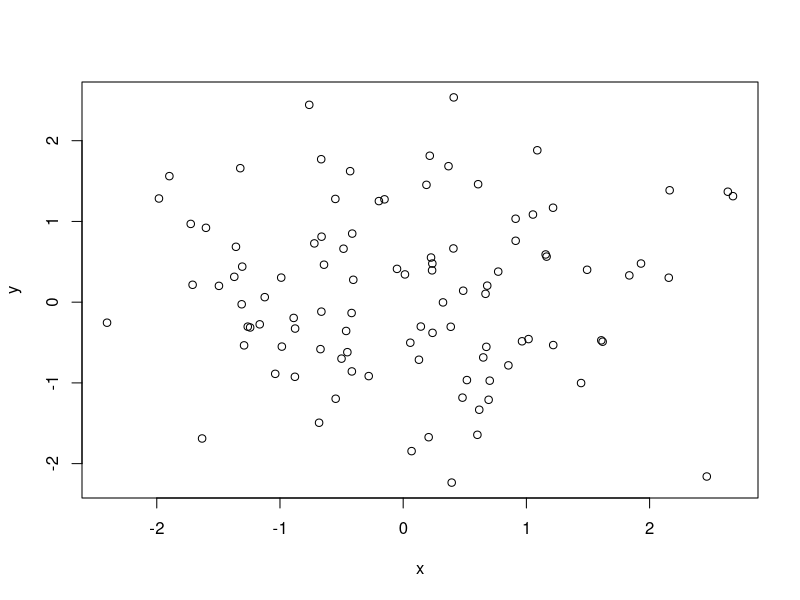
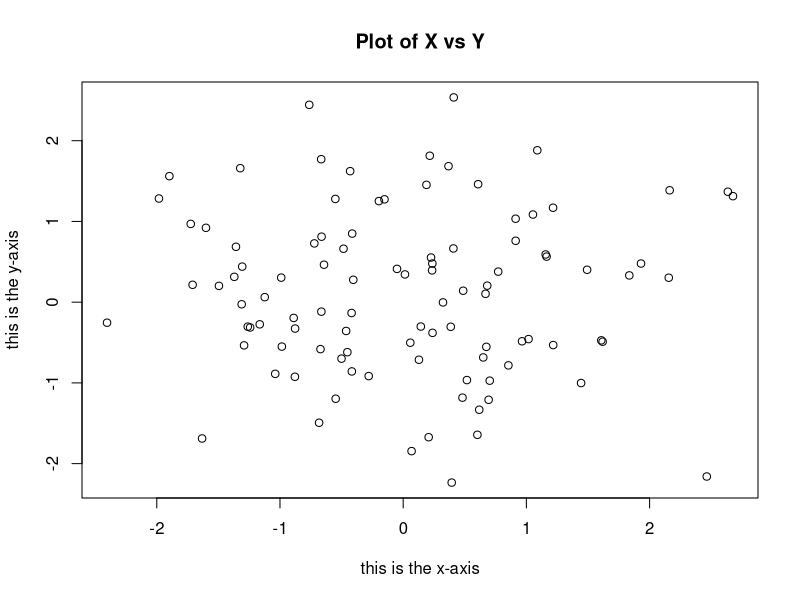
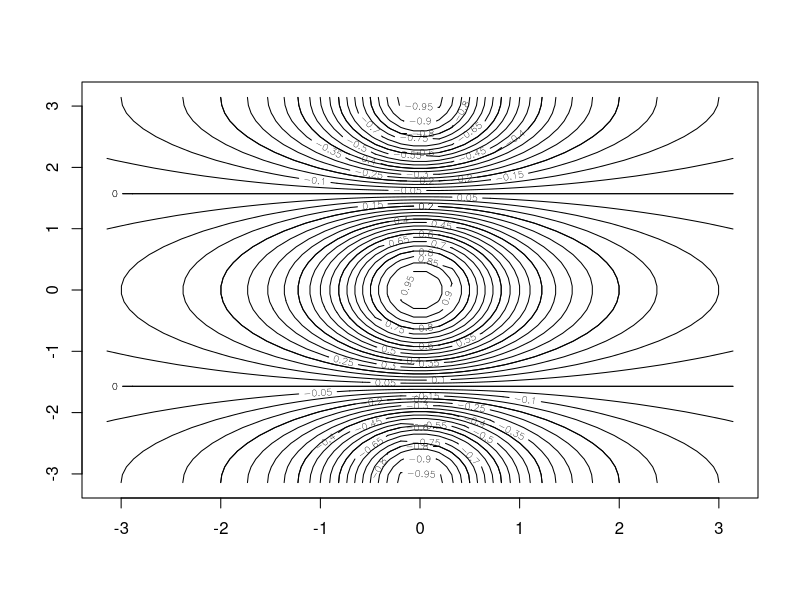
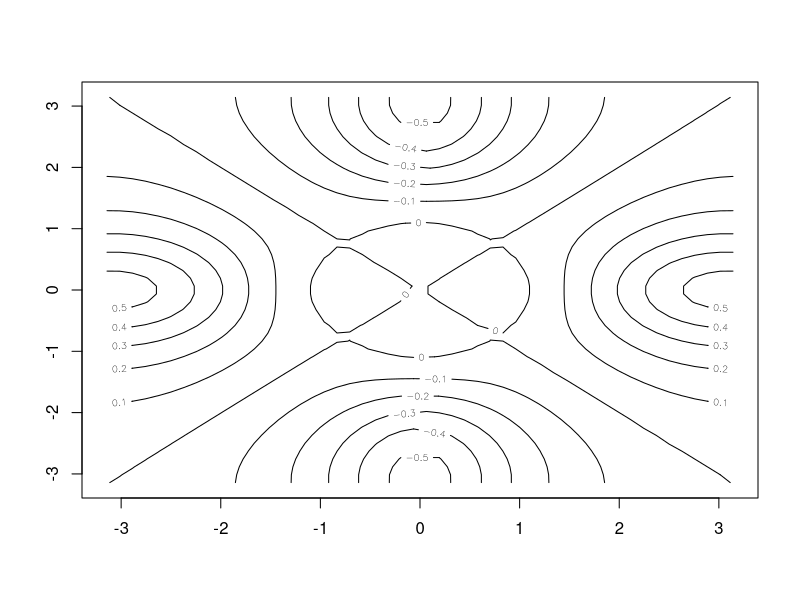
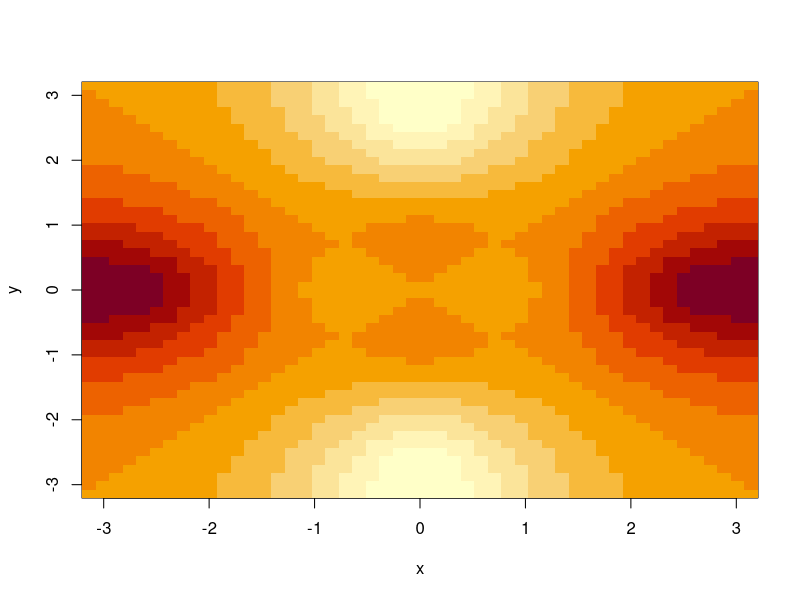
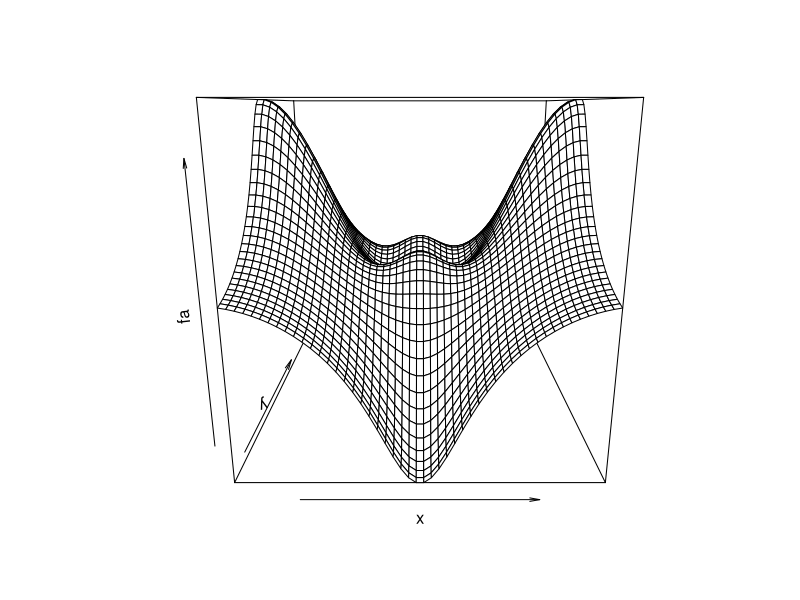
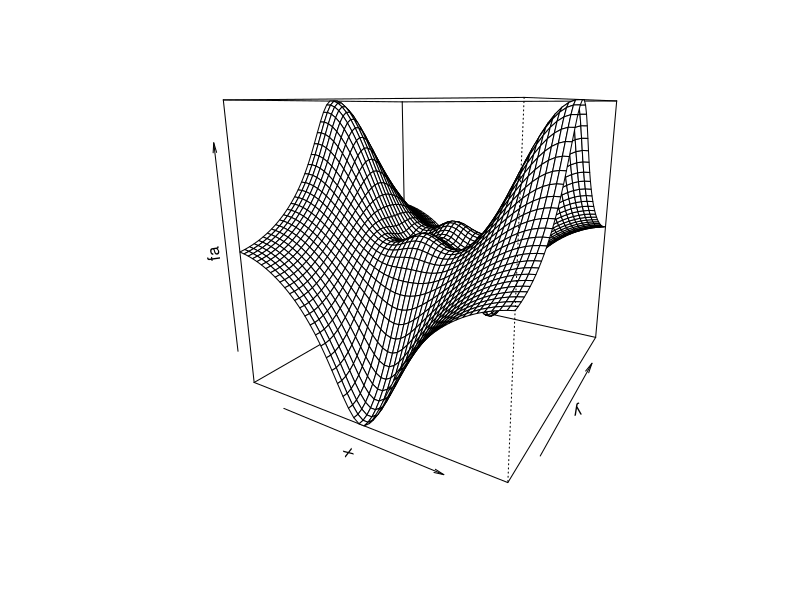
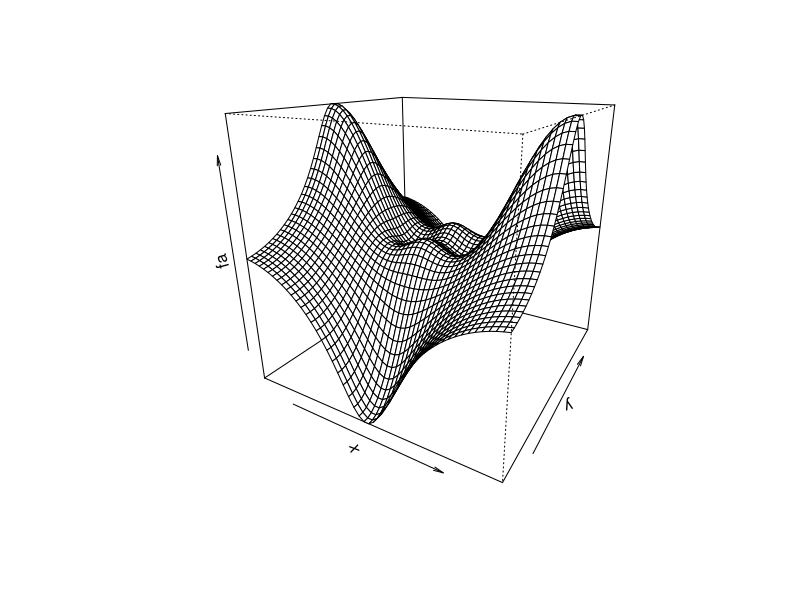

Write the R code that produced these figures, in order.
## ---- chunk 1
rm(list=ls())
## ---- chunk 2
x <- c(1,3,2,5)
x
## ---- chunk 3
x = c(1,6,2)
x
## ---- chunk 4
y = c(1,4,3)
length(x)
length(y)
x+y
## ---- chunk 5
ls()
## ---- chunk 6
rm(x,y) #remove specific items
ls()
## ---- chunk 7
rm(list=ls()) #remove all items in environment
## ---- chunk 8
?matrix #look at help for matrix func
## ---- chunk 9
x=matrix(data=c(1,2,3,4), nrow=2, ncol=2)
x
## ---- chunk 10
x=matrix(c(1,2,3,4),2,2) #same effect as last call to matrix but probably better to be explicit
## ---- chunk 11
matrix(c(1,2,3,4),2,2,byrow=TRUE)
## ---- chunk 12
sqrt(x)
## ---- chunk 13
x^2 #raises elementwise
## ---- chunk 14
x=rnorm(50)
y=x+rnorm(50,mean=50,sd=.1) #creates a set of standard normal random variables with a mean of 50 and a standard deviation of 0.1.  Use set.seed() to reproduce conditions using pseudorandom number generation using an arbitrary integer argument
cor(x,y)
## ---- chunk 15
set.seed(1303)
rnorm(50)
## ---- chunk 16
set.seed(3)
y=rnorm(100) #funcs to compute summary statistics 
mean(y)
## ---- chunk 17
var(y)
## ---- chunk 18
sqrt(var(y)) #computes the variance
## ---- chunk 19
sd(y) #computes standard deviation  of the mean
## ---- chunk 20
x=rnorm(100)
y=rnorm(100)
plot(x,y)
plot(x,y,xlab="this is the x-axis",ylab="this is the y-axis",main="Plot of X vs Y")
## ---- chunk 21
pdf("Figure.pdf")
plot(x,y,col="green")
dev.off() #indicates to R we are done making the plot
## ---- chunk 22
x=seq(1,10) #creates sequences of numbers
x
## ---- chunk 23
x=1:10 #alternative method, but seq is more versatile
x
## ---- chunk 24
x=seq(-pi,pi,length=50)
## ---- chunk 25
y=x
f=outer(x,y,function(x,y)cos(y)/(1+x^2))
contour(x,y,f)
contour(x,y,f,nlevels=45,add=T) #creates a contour plot which is useful for representing topographical data or the gradient of a function (e.g. for gradient descent visualisation - needs a vector of x values, a vector of y values and a matrix of elements that correspond to the z value for each pair of x,y coordinates)
fa=(f-t(f))/2
contour(x,y,fa,nlevels=15)
## ---- chunk 26
image(x,y,fa) #or we can createa a heatmap using image
persp(x,y,fa) #or use persp() to create a contour plot with theta and phi representing parameters to control the angles at which we view the plot (as you can see below)
persp(x,y,fa,theta=30)
persp(x,y,fa,theta=30,phi=20)
persp(x,y,fa,theta=30,phi=70)
persp(x,y,fa,theta=30,phi=40)
## ---- chunk 27
A=matrix(1:16,4,4) #we can create a matrix
A
## ---- chunk 28
A[2,3] #and use indexing and slicing to select values
## ---- chunk 29
A[c(1,3),c(2,4)] #select 1st and 3rd rows and 2nd and 4th columns
A[1:3,2:4] #select rows 1 to 3 and columns 2 to 4
## ---- chunk 30
A[1:2,] #select rows 1 to 2 and all columns
A[,1:2] #select all rows and colums 1 to 2
A[1,] #select row 1
## ---- chunk 31
A[-c(1,3),]
A[-c(1,3),-c(1,3,4)] #not rows 1 or 3 and not columns 1,3 or 4 so rows 2 and 4 of column 2
dim(A) #establish the shape of A expressed as row column
